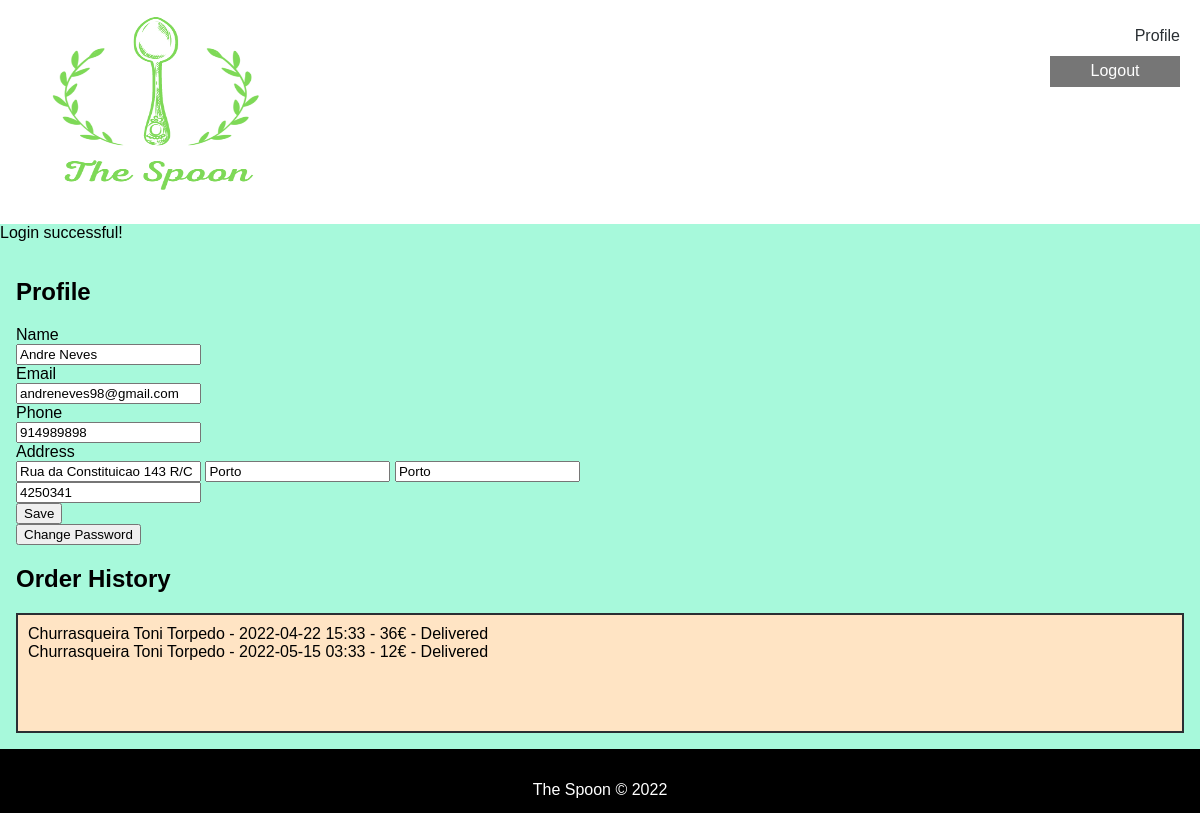
Page /pages/profile.php (signed in) on the committed database.
### tables this page shows
CREATE TABLE User (
	idUser			INTEGER PRIMARY KEY,
	Email			VARCHAR NOT NULL UNIQUE,
	Password		VARCHAR NOT NULL,
	Phone 			INTEGER UNIQUE,
	Name 			VARCHAR NOT NULL,
	RestOwner       BOOLEAN DEFAULT FALSE,
	idAddress		INTEGER		CONSTRAINT fk_user_idaddress REFERENCES Address (idAddress)
												ON DELETE SET NULL ON UPDATE CASCADE
);

CREATE TABLE Address (
	idAddress 		INTEGER PRIMARY KEY,
	Street 		VARCHAR NOT NULL,
	City			VARCHAR NOT NULL,
	State			VARCHAR NOT NULL,
	PostalCode 		INTEGER NOT NULL
);

CREATE TABLE Orders (
	idOrders		INTEGER PRIMARY KEY,
	OrderTime		DATE	NOT NULL,
	PriceTotal		INTEGER,
	idUser		VARCHAR NOT NULL 	CONSTRAINT fk_orders_iduser REFERENCES User (idUser)
												ON DELETE CASCADE ON UPDATE CASCADE,
	idRestaurant		INTEGER NOT NULL 	CONSTRAINT fk_orders_idrestaurant REFERENCES Restaurant (idRestaurant),
	State 			VARCHAR 	NOT NULL
);

CREATE TABLE Restaurant (
	idRestaurant 		INTEGER PRIMARY KEY,
	Name 			VARCHAR NOT NULL,
	idUser		INTEGER NOT NULL 	CONSTRAINT fk_restaurant_iduser REFERENCES User (idUser)
												ON DELETE CASCADE ON UPDATE CASCADE,
	idRestCategory		INTEGER NOT NULL 	CONSTRAINT fk_restaurant_idrestcategory REFERENCES RestCategory (idRestCategory)
												ON DELETE CASCADE ON UPDATE CASCADE,
	Photo			VARCHAR	DEFAULT '',
	Description		VARCHAR DEFAULT '',
	Rating 		REAL NOT NULL,
	idAddress		INTEGER NOT NULL 	CONSTRAINT fk_restaurant_idaddress REFERENCES Address (idAddress)
												ON DELETE CASCADE ON UPDATE CASCADE,
	CONSTRAINT evaluation_rating CHECK ((Rating >= 0) and (Rating <= 5))
);

### pages/profile.php (called while the page is built, shortened)
<?php
  require_once('../utils/session.php');
  $session = new Session();
  require_once('../database/connection.php');
  require_once('../database/user.class.php');
  require_once('../database/restaurant.class.php');
  require_once('../database/order.class.php');
  require_once('../templates/common.tpl.php');
  require_once('../templates/user.tpl.php');
  require_once('../templates/restaurant.tpl.php');
  $db = getDatabaseConnection();
  $user = User::getUser($db, $session->getId());
  $orders = Order::getOrderHistory($db, $user->idUser);
  drawProfile($user);
  drawOrderHistory($db, $orders);
?>

### database/user.class.php (called while the page is built, shortened)
<?php
  class User {
    public function __construct(int $idUser, string $email, string $name, string $street, string $city, string $state, int $postalcode, int $phone, bool $restOwner = false)
    {
      $this->idUser = $idUser;
      $this->email = $email;
      $this->name = $name;
      $this->street = $street;
      $this->city = $city;
      $this->state = $state;
      $this->postalcode = $postalcode;
      $this->phone = $phone;
    }
    static function getUser(PDO $db, int $id): User {
      $stmt = $db->prepare('
        SELECT idUser, Email, Name, Street, City, State, PostalCode, Phone, RestOwner
        FROM User JOIN Address USING (idAddress)
        WHERE idUser = ?
      ');
      $stmt->execute(array($id));
      $user = $stmt->fetch();
      return new User
     (
        (int)$user['idUser'],
        $user['Email'],
        $user['Name'],
        $user['Street'],
        $user['City'],
        $user['State'],
        (int)$user['PostalCode'],
        (int)$user['Phone'],
        (bool)$user['RestOwner']
      );
    }
  }
?>

### utils/session.php (called while the page is built, shortened)
<?php
  class Session {
    public function getId() : ?int {
      return isset($_SESSION['id']) ? $_SESSION['id'] : null;
    }
  }
?>

### database/order.class.php (called while the page is built, shortened)
<?php
  class Order {
    public function __construct(int $id, string $orderTime, int $totalPrice, int $idRestaurant, string $state)
    {
      $this->orderTime = $orderTime;
      $this->totalPrice = $totalPrice;
      $this->idRestaurant = $idRestaurant;
      $this->state = $state;
    }
    static function getOrderHistory(PDO $db, int $id) : array {
      $stmt = $db->prepare('
      SELECT idOrders, OrderTime, PriceTotal, idRestaurant, State
      FROM Orders
      WHERE idUser = ?
      ');
      $stmt->execute(array($id));
      $orders = array();
      while ($order = $stmt->fetch()) {
        $orders[] = new Order(
        (int)$order['idOrders'],
        $order['OrderTime'],
        (int)$order['PriceTotal'],
        (int)$order['idRestaurant'],
        $order['State']
        );
      }
      return $orders;
    }
  }

### database/restaurant.class.php (called while the page is built, shortened)
<?php
  class Restaurant {
    public function __construct(int $id, string $name, string $description, string $photo, string $street, string $city, string $state, int $postalCode, float $rating) {
      $this->name = $name;
    }
    static function getRestaurant(PDO $db, int $id) : Restaurant {
      $stmt = $db->prepare('
      SELECT idRestaurant, Name, Description, Photo, Street, City, State, PostalCode, Rating
      FROM Restaurant JOIN Address USING (idAddress)
      WHERE idRestaurant = ?
    ');
      $stmt->execute(array($id));
      $restaurant = $stmt->fetch();
      return new Restaurant(
        (int)$restaurant['idRestaurant'],
        $restaurant['Name'],
        $restaurant['Description'],
        $restaurant['Photo'],
        $restaurant['Street'],
        $restaurant['City'],
        $restaurant['State'],
        (int)$restaurant['PostalCode'],
        (float)$restaurant['Rating']
      );
    }
  }
?>

### templates/user.tpl.php (the view, shortened to what this page needs)
<?php function drawProfile(User $user) { ?>
  <h2>Profile</h2>
  <section id="profile">
    <form action="../actions/action_profile.php" method="post" id="profile-info">
      <label>Name<br>
      <input type="text" name="name" placeholder="name" value= "<?php echo $user->name ?>" required></label>
      <br>
      <label>Email<br>
      <input type="email" name="email" placeholder="email" value= "<?php echo $user->email ?>" required></label>
      <br>
      <label>Phone<br>
      <input type="tel" name="phone" placeholder="phone" value= "<?php echo $user->phone ?>" required></label>
      <br>
      <label>Address<br>
      <input type="text" name="street" placeholder="Street" value="<?php echo $user->street ?>" required>
      <input type="text" name="city" placeholder="City" value="<?php echo $user->city ?>" required>
      <input type="text" name="state" placeholder="State" value="<?php echo $user->state ?>" required>
      <br>
      <input type="number" name="postal-code" placeholder="Postal Code" value="<?php echo $user->postalcode ?>">
      </label>
      <br>
      <button type="submit">Save</button>
    </form>
    <button>Change Password</button>
  </section>
<?php } ?>
<?php function drawOrderHistory(PDO $db, array $orders) { ?>
  <section class="order-history">
    <h2>Order History</h2>
    <div>
      <?php foreach($orders as $order) {
        $restaurant = Restaurant::getRestaurant($db, $order->idRestaurant);
        ?>
        <?=$restaurant->name?> - <?=$order->orderTime?> - <?=$order->totalPrice?>€ - <?=$order->state?><br>
      <?php } ?>
    </div>
  </section>
<?php } ?>

### css/style.css (style rules this page uses)
input[type=number] { -moz-appearance: textfield; }
body { font-family: "Poppins", sans-serif; }

### css/layout.css (style rules this page uses)
* { -webkit-box-sizing: border-box; -moz-box-sizing: border-box; box-sizing: border-box; }
body { background-color: #a7f9db; margin: 0 auto; display: flex; min-height: 100vh; flex-direction: column; }
.order-history > div { height:120px; background-color: bisque; width: 100%; border:2px solid #2a2f33; overflow:auto; padding: 10px; }

### rows in the picture
user: name "Andre Neves", email "andreneves98@gmail.com", phone "914989898", street "Rua da Constituicao 143 R/C", city "Porto", state "Porto", postal-code "4250341"
orders: idRestaurant.Name "Churrasqueira Toni Torpedo", OrderTime "2022-04-22 15:33", PriceTotal "36", State "Delivered"
orders: idRestaurant.Name "Churrasqueira Toni Torpedo", OrderTime "2022-05-15 03:33", PriceTotal "12", State "Delivered"

### other values in the picture
$messsage['text'] "Login successful!"
